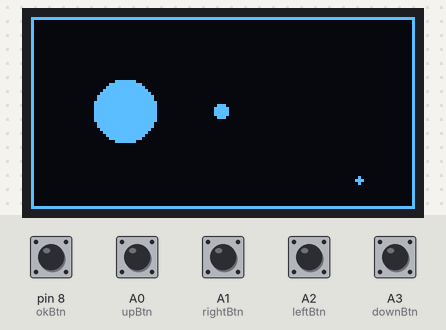
A sketch run on a simulated Arduino Uno, built with avr-gcc and run on an emulated ATmega328P. Shown: 128×64 one-colour display. The inputs (shaded band) are chosen by the test bench; at power-on: A0 (upBtn), A1 (rightBtn), A2 (leftBtn), A3 (downBtn), pin 8 (okBtn) HIGH. Random numbers use the default seed unless the sketch sets one.

Above: at 1.32 s.
1.4 s: A0 (upBtn) pulled LOW for 1 s
At 1.87 s:
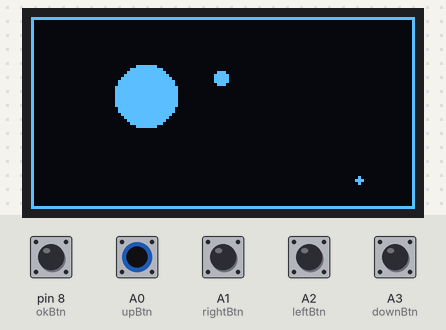
3.0 s: A1 (rightBtn) pulled LOW for 0.15 s
At 3.53 s:
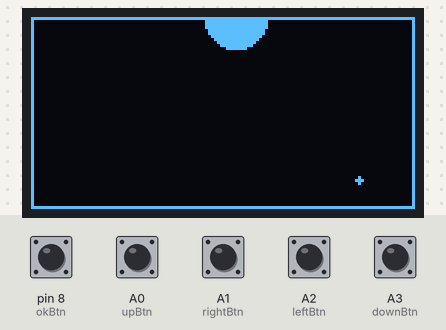
3.7 s: A2 (leftBtn) pulled LOW for 0.15 s
At 4.4 s:
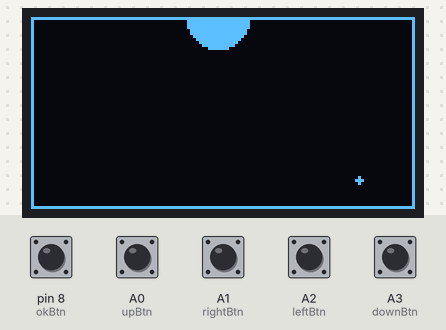
5.5 s: A3 (downBtn) pulled LOW for 1 s
At 6.1 s:
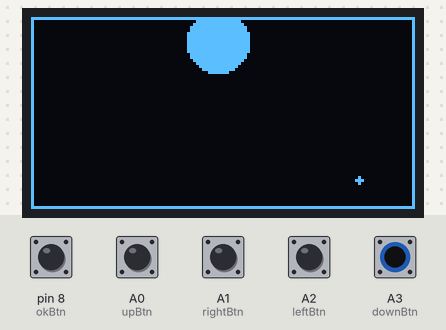
7.1 s: A1 (rightBtn) pulled LOW for 1 s
At 7.7 s:
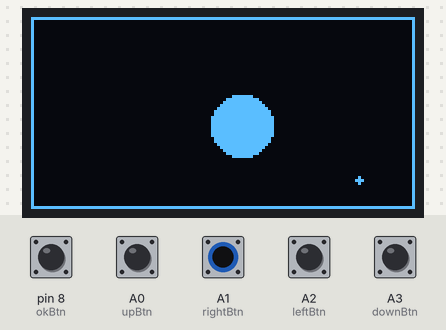
8.7 s: A0 (upBtn) pulled LOW for 0.15 s
At 9.3 s:
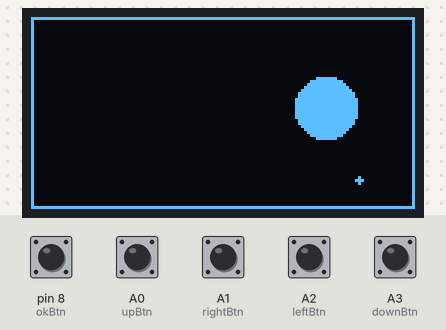

Measured:
- after the input at 3.7 s, the display: first changes at once (image 3 shows a later state)
- after the input at 5.5 s, the display: first changes at once (image 4 shows a later state)

The sketch:

agarIO_game.ino
```cpp
#include <SPI.h>
#include <Adafruit_GFX.h>
#include <Adafruit_SSD1306.h>

Adafruit_SSD1306 oled(128, 64, &SPI, 4, 6, 12);

int playerX = 63, playerY = 31;
int playerSize = 2;
int upBtn = A0, rightBtn = A1, leftBtn = A2, downBtn = A3, okBtn = 8, selectBtn = 7;
int foodX, foodY;
int enemyX = 10, enemyY = 10, enemySize = 10;
int dx, dy, distance;
int dx2, dy2, distance2;
unsigned long previousMillis = 0, enemySpeed = 30;

void setup() {
  oled.begin(SSD1306_SWITCHCAPVCC);
  oled.clearDisplay();
  delay(100);
  oled.display();
  pinMode(upBtn, INPUT);
  pinMode(rightBtn, INPUT);
  pinMode(leftBtn, INPUT);
  pinMode(downBtn, INPUT);
  pinMode(okBtn, INPUT);
  pinMode(selectBtn, INPUT);
  randomSeed(analogRead(A4));
  foodX = random(5, 125);
  foodY = random(5, 60);
}

void loop() {
  oled.clearDisplay();
  oled.fillCircle(playerX, playerY, playerSize, WHITE);
  oled.drawRect(0, 0, 128, 64, WHITE);
  oled.fillCircle(foodX, foodY, 1, WHITE);
  oled.fillCircle(enemyX, enemyY, enemySize, WHITE);
  oled.display();
  if(digitalRead(upBtn) == LOW) playerY--;
  if(digitalRead(downBtn) == LOW) playerY++;
  if(digitalRead(rightBtn) == LOW) playerX++;
  if(digitalRead(leftBtn) == LOW) playerX--;
  if(digitalRead(okBtn) == LOW) playerSize = 2;
  if(playerX < 0) playerX = 0;
  if(playerX > 128) playerX = 128;
  if(playerY < 0) playerY = 0;
  if(playerY > 64) playerY = 64;
  dx = playerX - foodX;
  dy = playerY - foodY;
  distance = sqrt(dx * dx + dy * dy);
  if(distance < playerSize) {
    foodX = random(5, 125);
    foodY = random(5, 60);
    playerSize++;
  }
  dx2 = playerX - enemyX;
  dy2 = playerY - enemyY;
  distance2 = sqrt(dx2 * dx2 + dy2 * dy2);
  oled.setTextSize(2);
  oled.setCursor(10, 20);
  oled.setTextColor(WHITE);
  if(playerSize > enemySize && distance2 < playerSize - enemySize) {
    playerX = 63, playerY = 31, playerSize = 2;
    enemyX = 10, enemyY = 10;
    oled.clearDisplay();
    oled.print("You win!");
    oled.display();
    delay(5000);
  }
  if(playerSize < enemySize && distance2 < enemySize - playerSize && playerSize > 2) {
    playerX = 63, playerY = 31, playerSize = 2;
    enemyX = 10, enemyY = 10;
    oled.clearDisplay();
    oled.print("Game Over");
    oled.display();
    delay(5000);
  }
  unsigned long currentMillis = millis();
  if (currentMillis - previousMillis >= enemySpeed) {
    previousMillis = currentMillis;
    if(enemyX < playerX) enemyX++;
    if(enemyX > playerX) enemyX--;
    if(enemyY < playerY) enemyY++;
    if(enemyY > playerY) enemyY--;
  }
}
```
